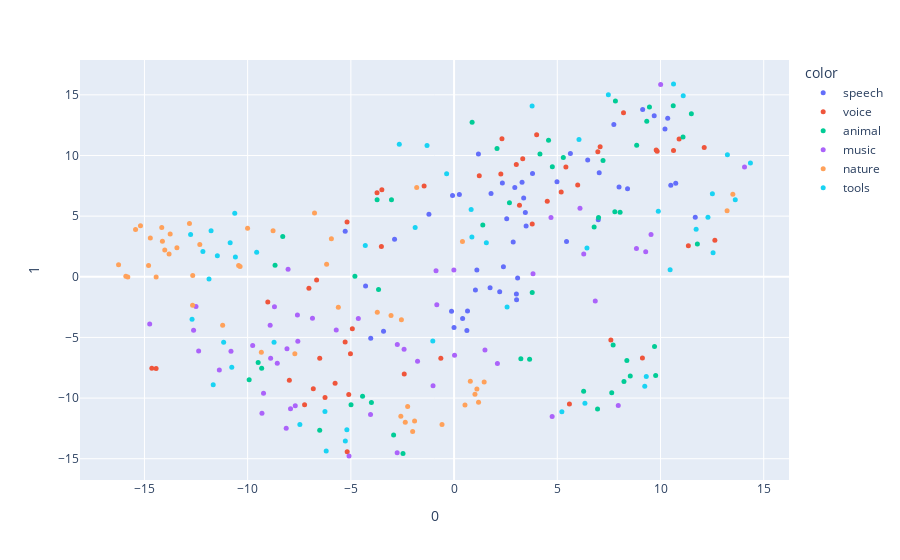
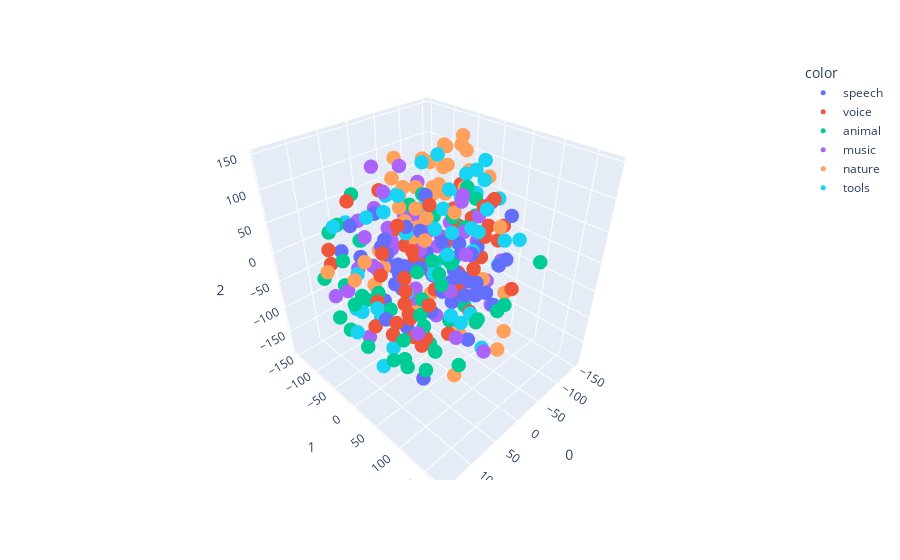

These figures' notebook cell, in order:
### Code cell
X_embedded = TSNE(n_components=2).fit_transform(data_norm)
fig_2d = px.scatter(X_embedded, x=0, y=1, color=data_labels)

tsne = TSNE(n_components=3, random_state=0)
projections = tsne.fit_transform(data_norm, )

fig_3d = px.scatter_3d(
    projections, x=0, y=1, z=2,
    color=data_labels
)

fig_2d.update_traces(marker_size=5)
fig_3d.update_traces(marker_size=5)

fig_2d.show()
fig_3d.show()
